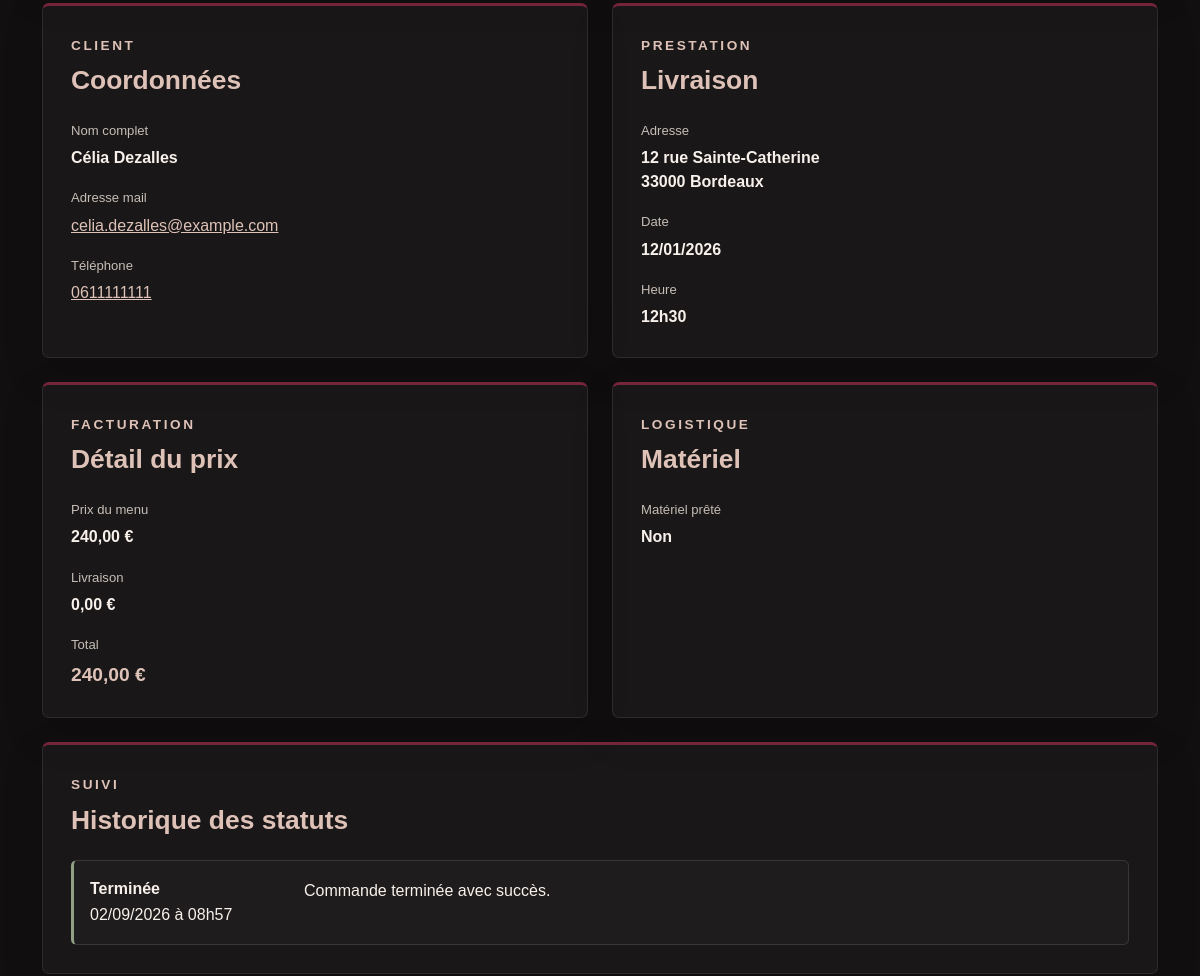
The app's page /employee/order/detail?id=1 (signed in, middle part), older data.
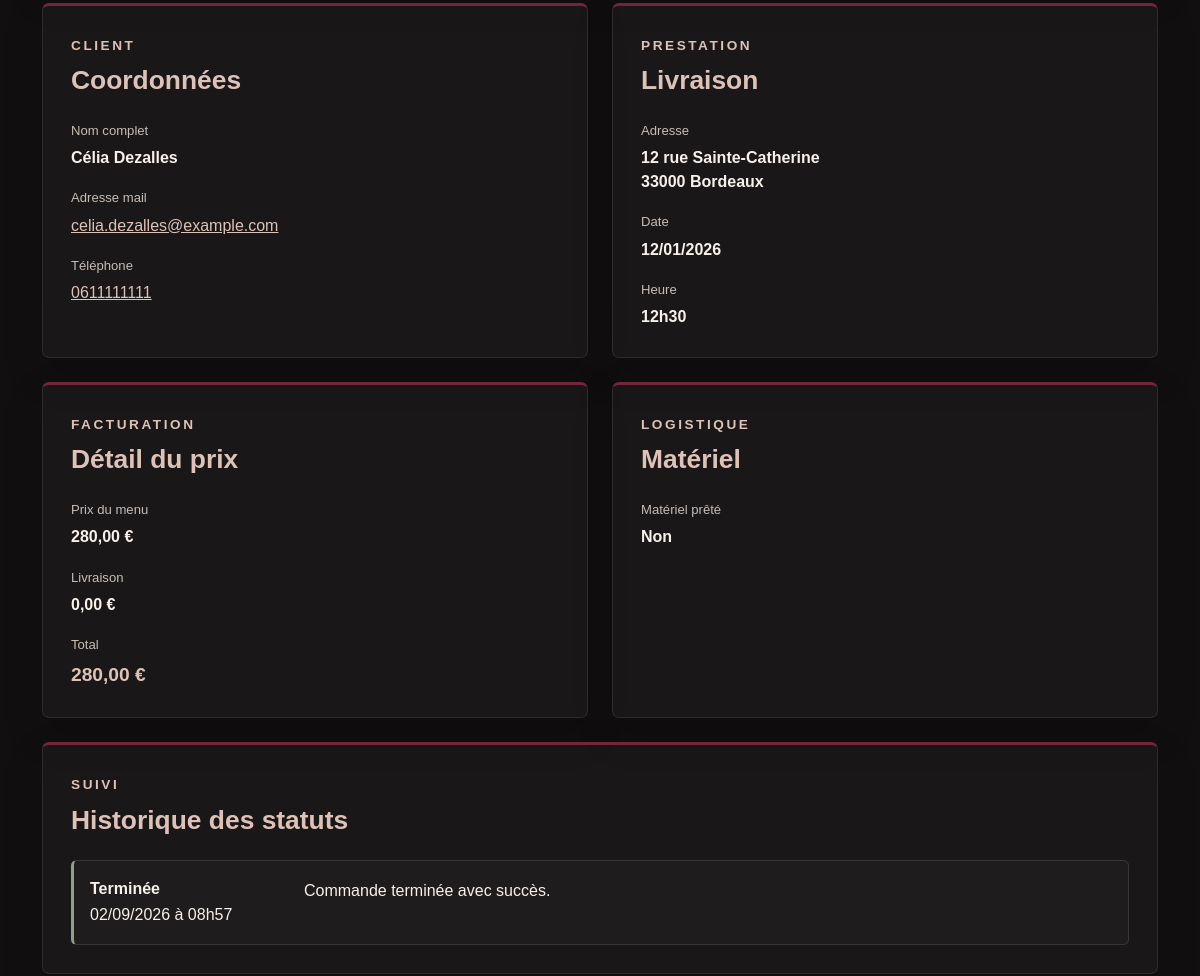
The same page, newer data.
### tables this page shows
CREATE TABLE orders (
    id INT AUTO_INCREMENT PRIMARY KEY,
    order_number VARCHAR(30) NOT NULL UNIQUE,
    user_id INT NOT NULL,
    menu_id INT NOT NULL,
    current_status_id INT NOT NULL,
    customer_first_name VARCHAR(100) NOT NULL,
    customer_last_name VARCHAR(100) NOT NULL,
    customer_email VARCHAR(190) NOT NULL,
    customer_phone VARCHAR(20) NOT NULL,
    delivery_address VARCHAR(255) NOT NULL,
    delivery_postal_code VARCHAR(10) NOT NULL,
    delivery_city VARCHAR(100) NOT NULL,
    event_date DATE NOT NULL,
    delivery_time TIME NOT NULL,
    people_count INT NOT NULL,
    menu_price DECIMAL(10, 2) NOT NULL,
    delivery_price DECIMAL(10, 2) NOT NULL DEFAULT 0,
    total_price DECIMAL(10, 2) NOT NULL,
    cancellation_reason TEXT NULL,
    cancellation_contact_method VARCHAR(50) NULL,
    equipment_loaned BOOLEAN NOT NULL DEFAULT FALSE,
    equipment_return_deadline DATETIME NULL,
    equipment_returned_at DATETIME NULL,
    created_at TIMESTAMP NOT NULL DEFAULT CURRENT_TIMESTAMP,
    updated_at TIMESTAMP NOT NULL DEFAULT CURRENT_TIMESTAMP
        ON UPDATE CURRENT_TIMESTAMP,

    CONSTRAINT fk_orders_user
        FOREIGN KEY (user_id)
        REFERENCES users(id)
        ON DELETE RESTRICT,

    CONSTRAINT fk_orders_menu
        FOREIGN KEY (menu_id)
        REFERENCES menus(id)
        ON DELETE RESTRICT,

    CONSTRAINT fk_orders_current_status
        FOREIGN KEY (current_status_id)
        REFERENCES order_statuses(id)
        ON DELETE RESTRICT
);

### app/Views/layouts/main.php (called while the page is built)
<?php
require BASE_PATH
    . '/app/Views/layouts/header.php';
require $view;
require BASE_PATH
    . '/app/Views/layouts/footer.php';

### app/Controllers/EmployeeController.php (called while the page is built, shortened)
<?php
class EmployeeController
{
    public function orderDetail(): void
    {
        $orderId = filter_input(
            INPUT_GET,
            'id',
            FILTER_VALIDATE_INT
        );
        $order = Order::findByIdForEmployee(
            (int) $orderId
        );
        $view =
            BASE_PATH . '/app/Views/employee/order-detail.php';
        require BASE_PATH . '/app/Views/layouts/main.php';
    }
}

### app/Services/Router.php (called while the page is built, shortened)
<?php
class Router
{
    private array $routes = [];
    public function get(string $path, array $action): void
    {
        $this->routes['GET'][$path] = $action;
    }
    public function post(string $path, array $action): void
    {
        $this->routes['POST'][$path] = $action;
    }
    public function dispatch(string $uri): void
    {
        $method = $_SERVER['REQUEST_METHOD'];
        $path = parse_url($uri, PHP_URL_PATH) ?? '/';
        $path = '/' . trim($path, '/');
        [$controllerClass, $methodName] = $this->routes[$method][$path];
        $controller = new $controllerClass();
        $controller->$methodName();
    }
}

### public/index.php (called while the page is built, shortened)
<?php
$router = new Router();
$router->dispatch(
    $_SERVER['REQUEST_URI']
);

### app/Models/Order.php (called while the page is built, shortened)
<?php
class Order
{
    public static function findByIdForEmployee(
        int $orderId
    ): ?array {
        $connection = Database::getConnection();
        $query = $connection->prepare(
            'SELECT
                orders.id,
                orders.order_number,
                orders.user_id,
                orders.menu_id,
                orders.current_status_id,
                orders.customer_first_name,
                orders.customer_last_name,
                orders.customer_email,
                orders.customer_phone,
                orders.delivery_address,
                orders.delivery_postal_code,
                orders.delivery_city,
                orders.event_date,
                orders.delivery_time,
                orders.people_count,
                orders.menu_price,
                orders.delivery_price,
                orders.total_price,
                orders.cancellation_reason,
                orders.cancellation_contact_method,
                orders.equipment_loaned,
                orders.equipment_return_deadline,
                orders.equipment_returned_at,
                orders.created_at,
                orders.updated_at,
                menus.title AS menu_title,
                menus.description AS menu_description,
                order_statuses.name AS status_name
            FROM orders
            INNER JOIN menus
                ON menus.id = orders.menu_id
            INNER JOIN order_statuses
                ON order_statuses.id =
                    orders.current_status_id
            WHERE orders.id = :order_id
            LIMIT 1'
        );
        $query->execute([
            'order_id' => $orderId,
        ]);
        $order = $query->fetch(PDO::FETCH_ASSOC);
        return $order ?: null;
    }
}

### app/Views/employee/order-detail.php (the view, shortened to what the changed rows need)
<?php
$eventDate =
    date_create($order['event_date']);
$deliveryTime =
    date_create($order['delivery_time']);
?>
<section class="employee-dashboard-section py-5">
    <div class="container py-3">
        <div class="row g-4">
            <div class="col-lg-6">
                <section class="employee-dashboard-card h-100">
                    <div class="employee-dashboard-card-header">
                        <h2 class="employee-dashboard-card-title">
                            Coordonnées
                        </h2>
                    </div>
                    <div class="employee-order-detail-list">
                        <div>
                            <span class="user-order-label">
                                Nom complet
                            </span>
                            <strong>
                                <?php
                                echo htmlspecialchars(
                                    $order['customer_first_name']
                                        . ' '
                                        . $order['customer_last_name']
                                );
                                ?>
                            </strong>
                        </div>
                        <div>
                            <span class="user-order-label">
                                Adresse mail
                            </span>
                            <a
                                href="mailto:<?php
                                                echo htmlspecialchars(
                                                    $order['customer_email']
                                                );
                                                ?>">
                                <?php
                                echo htmlspecialchars(
                                    $order['customer_email']
                                );
                                ?>
                            </a>
                        </div>
                        <div>
                            <span class="user-order-label">
                                Téléphone
                            </span>
                            <a
                                href="tel:<?php
                                            echo htmlspecialchars(
                                                $order['customer_phone']
                                            );
                                            ?>">
                                <?php
                                echo htmlspecialchars(
                                    $order['customer_phone']
                                );
                                ?>
                            </a>
                        </div>
                    </div>
                </section>
            </div>
            <div class="col-lg-6">
                <section class="employee-dashboard-card h-100">
                    <div class="employee-dashboard-card-header">
                        <h2 class="employee-dashboard-card-title">
                            Livraison
                        </h2>
                    </div>
                    <div class="employee-order-detail-list">
                        <div>
                            <span class="user-order-label">
                                Adresse
                            </span>
                            <strong>
                                <?php
                                echo htmlspecialchars(
                                    $order['delivery_address']
                                );
                                ?>
                                <br>
                                <?php
                                echo htmlspecialchars(
                                    $order['delivery_postal_code']
                                        . ' '
                                        . $order['delivery_city']
                                );
                                ?>
                            </strong>
                        </div>
                        <div>
                            <span class="user-order-label">
                                Date
                            </span>
                            <strong>
                                <?php
                                echo $eventDate
                                    ? $eventDate->format('d/m/Y')
                                    : '';
                                ?>
                            </strong>
                        </div>
                        <div>
                            <span class="user-order-label">
                                Heure
                            </span>
                            <strong>
                                <?php
                                echo $deliveryTime
                                    ? $deliveryTime->format('H\hi')
                                    : '';
                                ?>
                            </strong>
                        </div>
                    </div>
                </section>
            </div>
            <div class="col-lg-6">
                <section class="employee-dashboard-card h-100">
                    <div class="employee-dashboard-card-header">
                        <h2 class="employee-dashboard-card-title">
                            Détail du prix
                        </h2>
                    </div>
                    <div class="employee-order-detail-list">
                        <div>
                            <span class="user-order-label">
                                Prix du menu
                            </span>
                            <strong>
                                <?php
                                echo number_format(
                                    (float) $order['menu_price'],
                                    2,
                                    ',',
                                    ' '
                                );
                                ?>
                                €
                            </strong>
                        </div>
                        <div>
                            <span class="user-order-label">
                                Livraison
                            </span>
                            <strong>
                                <?php
                                echo number_format(
                                    (float) $order['delivery_price'],
                                    2,
                                    ',',
                                    ' '
                                );
                                ?>
                                €
                            </strong>
                        </div>
                        <div>
                            <span class="user-order-label">
                                Total
                            </span>
                            <strong class="employee-order-total">
                                <?php
                                echo number_format(
                                    (float) $order['total_price'],
                                    2,
                                    ',',
                                    ' '
                                );
                                ?>
                                €
                            </strong>
                        </div>
                    </div>
                </section>
            </div>
            <div class="col-lg-6">
                <section class="employee-dashboard-card h-100">
                    <div class="employee-dashboard-card-header">
                        <h2 class="employee-dashboard-card-title">
                            Matériel
                        </h2>
                    </div>
                </section>
            </div>
            <div class="col-12">
                <section class="employee-dashboard-card">
                    <div class="employee-dashboard-card-header">
                        <h2 class="employee-dashboard-card-title">
                            Historique des statuts
                        </h2>
                    </div>
                </section>
            </div>
        </div>
    </div>
</section>

Row changes from the older to the newer data that the page shows:
changed orders "Célia Dezalles": menu_price "240,00" → "280,00"; total_price "240,00" → "280,00"
